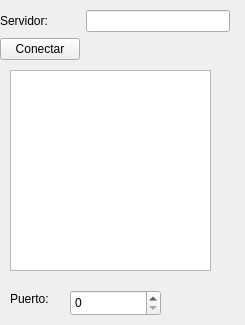
<?xml version="1.0" encoding="UTF-8"?>
<ui version="4.0">
 <class>Widget</class>
 <widget class="QWidget" name="Widget">
  <property name="geometry">
   <rect>
    <x>0</x>
    <y>0</y>
    <width>245</width>
    <height>325</height>
   </rect>
  </property>
  <property name="windowTitle">
   <string>Widget</string>
  </property>
  <widget class="QListWidget" name="listWidget">
   <property name="geometry">
    <rect>
     <x>10</x>
     <y>70</y>
     <width>201</width>
     <height>201</height>
    </rect>
   </property>
  </widget>
  <widget class="QSpinBox" name="puerto">
   <property name="geometry">
    <rect>
     <x>70</x>
     <y>290</y>
     <width>91</width>
     <height>26</height>
    </rect>
   </property>
   <property name="maximum">
    <number>999999</number>
   </property>
  </widget>
  <widget class="QLabel" name="label_2">
   <property name="geometry">
    <rect>
     <x>10</x>
     <y>290</y>
     <width>67</width>
     <height>17</height>
    </rect>
   </property>
   <property name="text">
    <string>Puerto:</string>
   </property>
  </widget>
  <widget class="QWidget" name="">
   <property name="geometry">
    <rect>
     <x>0</x>
     <y>10</y>
     <width>230</width>
     <height>58</height>
    </rect>
   </property>
   <layout class="QFormLayout" name="formLayout">
    <item row="0" column="0">
     <widget class="QLabel" name="label">
      <property name="text">
       <string>Servidor:</string>
      </property>
     </widget>
    </item>
    <item row="0" column="1">
     <widget class="QLineEdit" name="servidor"/>
    </item>
    <item row="1" column="0">
     <widget class="QPushButton" name="conectar">
      <property name="text">
       <string>Conectar</string>
      </property>
     </widget>
    </item>
   </layout>
  </widget>
 </widget>
 <resources/>
 <connections/>
</ui>
